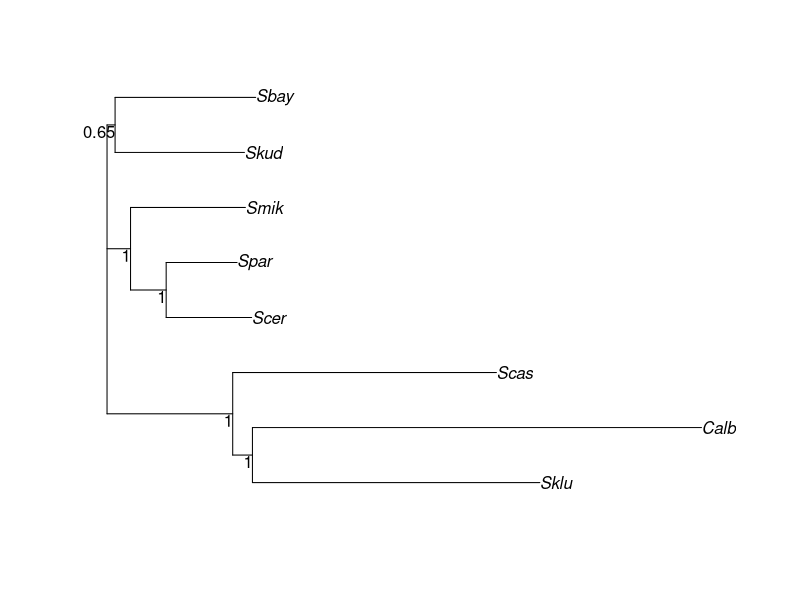
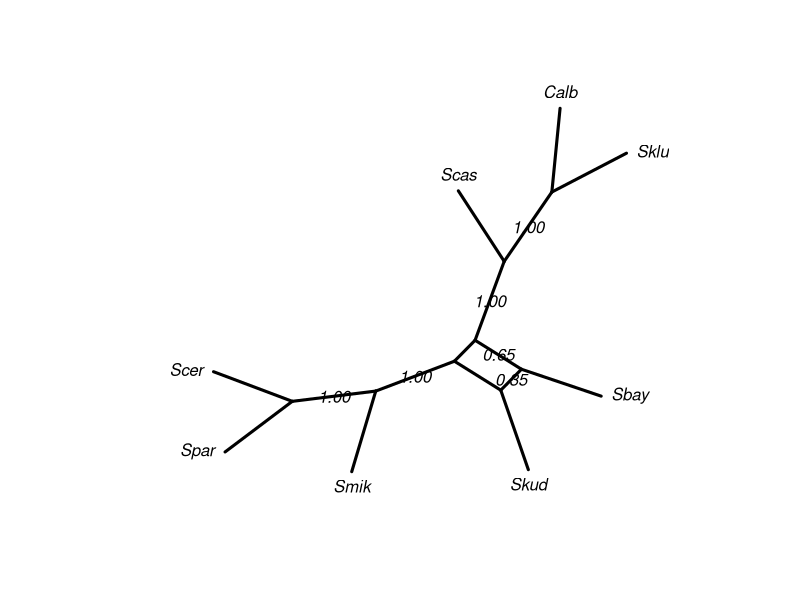
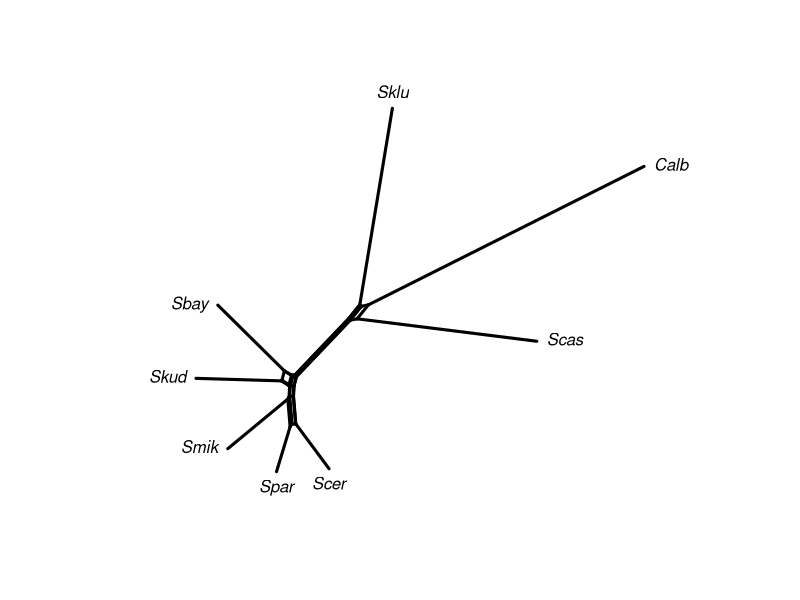
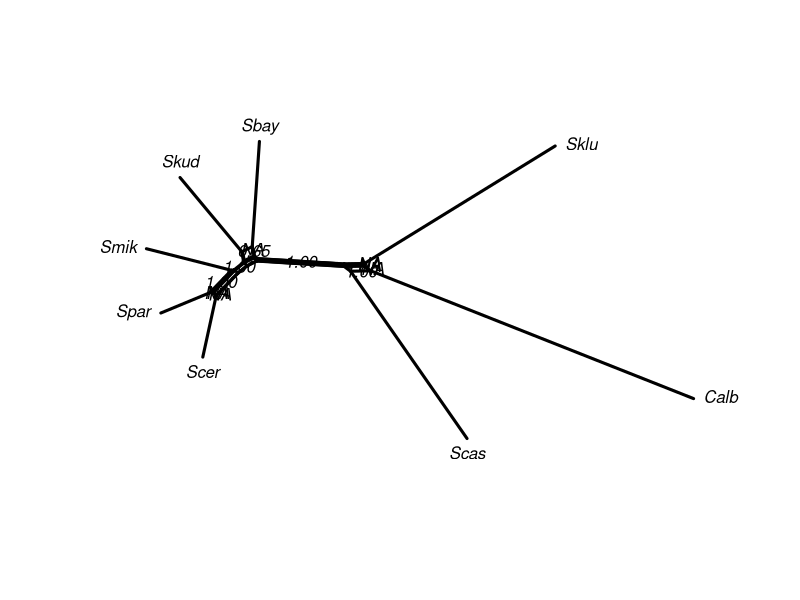
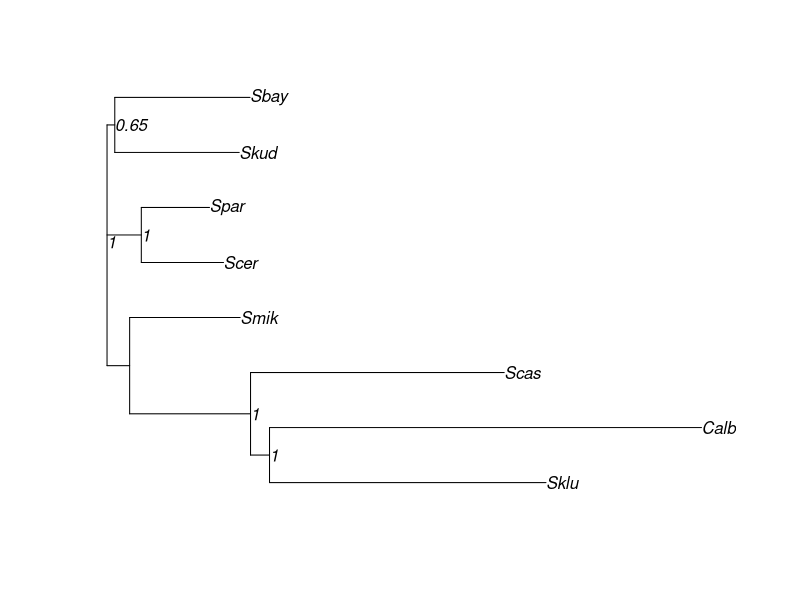
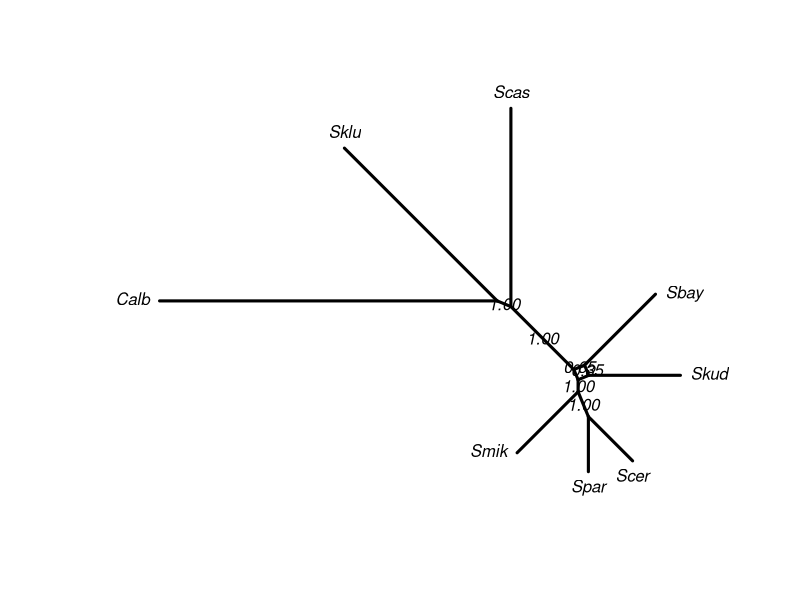

Recreate these plots in R, in order.
## ---- chunk 1
library(phangorn)
data(Laurasiatherian)
data(yeast)
## ---- chunk 2
set.seed(1)
bs <- bootstrap.phyDat(yeast, FUN = function(x)nj(dist.hamming(x)), 
    bs=100)
tree <- nj(dist.hamming(yeast))
tree <- plotBS(tree, bs, "phylogram")
cnet <- consensusNet(bs, .3)
plot(cnet, "2D", show.edge.label=TRUE)
## ---- chunk 3
dm <- dist.hamming(yeast)
nnet <- neighborNet(dm)
plot(nnet, "2D")
## ---- chunk 4
nnet <- addConfidences(nnet, tree)
plot(nnet, "2D", show.edge.label=TRUE)
## ---- chunk 5
tree2 <- rNNI(tree, 2)
tree2 <- addConfidences(tree2, tree)
# several support values are missing
plot(tree2, show.node.label=TRUE)
## ---- chunk 6
cnet <- nnls.networx(cnet, dm)
plot(cnet, show.edge.label=TRUE)
